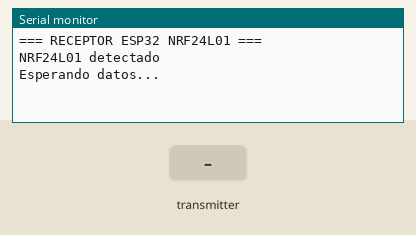
Recording of a sketch running on a simulated ESP32. Shown: the last lines printed to the serial monitor. The inputs (shaded band) are chosen by the test bench. No radio packets arrive unless stated.

Above: at 3.2 s.
3.3 s: the transmitter starts sending valor = 0
At 3.37 s:
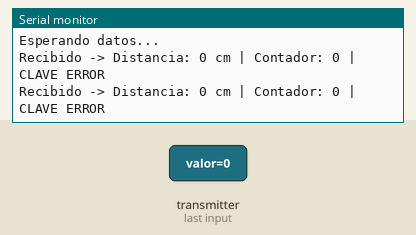
5.2 s: the transmitter starts sending contador = 1024
At 5.27 s:
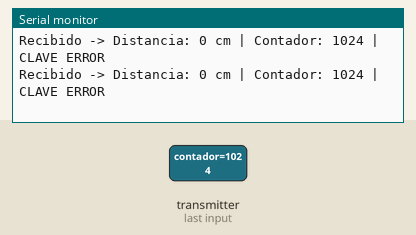
6.7 s: the transmitter starts sending valor = 1024
At 6.72 s:
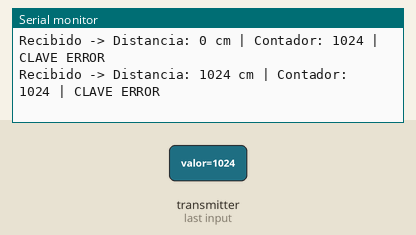
8.2 s: the transmitter starts sending contador = 0
At 8.22 s:
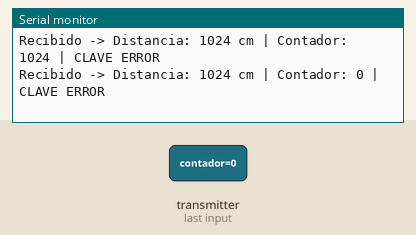

The sketch:

Codigo_Receptor_copy_20260324125729.ino
```cpp
#include <SPI.h>
#include <RF24.h>

#define CE_PIN 4
#define CSN_PIN 5

RF24 radio(CE_PIN, CSN_PIN);

const byte direccion[6] = "00001";

// MISMA ESTRUCTURA
#pragma pack(push, 1)
struct Datos {
  int32_t valor;
  char clave[6];
  uint32_t contador;
};
#pragma pack(pop)

Datos data;

void setup() {
  Serial.begin(115200);
  delay(2000);

  Serial.println("=== RECEPTOR ESP32 NRF24L01 ===");


  SPI.begin(18, 19, 23, 5); // SCK, MISO, MOSI, CSN

  if (!radio.begin()) {
    Serial.println("NRF24L01 NO detectado");
    while (1);
  }

  Serial.println("NRF24L01 detectado");

  radio.setChannel(90);
  radio.setDataRate(RF24_1MBPS);
  radio.setPALevel(RF24_PA_MAX);

  radio.openReadingPipe(0, direccion);

  radio.startListening();

  Serial.println("Esperando datos...");
}

void loop() {

  if (radio.available()) {

    radio.read(&data, sizeof(data));

    Serial.print("Recibido -> ");

    Serial.print("Distancia: ");
    Serial.print(data.valor);
    Serial.print(" cm | ");

    Serial.print("Contador: ");
    Serial.print(data.contador);

    if (strcmp(data.clave, "12345") == 0) {
      Serial.println(" | OBJETIVO LOCALIZADO");
    } else {
      Serial.println(" | CLAVE ERROR");
    }

  } else {
    delay(10);
  }
}
```

Measured:
- after the input at 3.3 s, the serial monitor: prints a new line at once (image 1)
- after the input at 5.2 s, the serial monitor: prints a new line at once (image 2)
- after the input at 6.7 s, the serial monitor: prints a new line at once (image 3)
- after the input at 8.2 s, the serial monitor: prints a new line at once (image 4)
